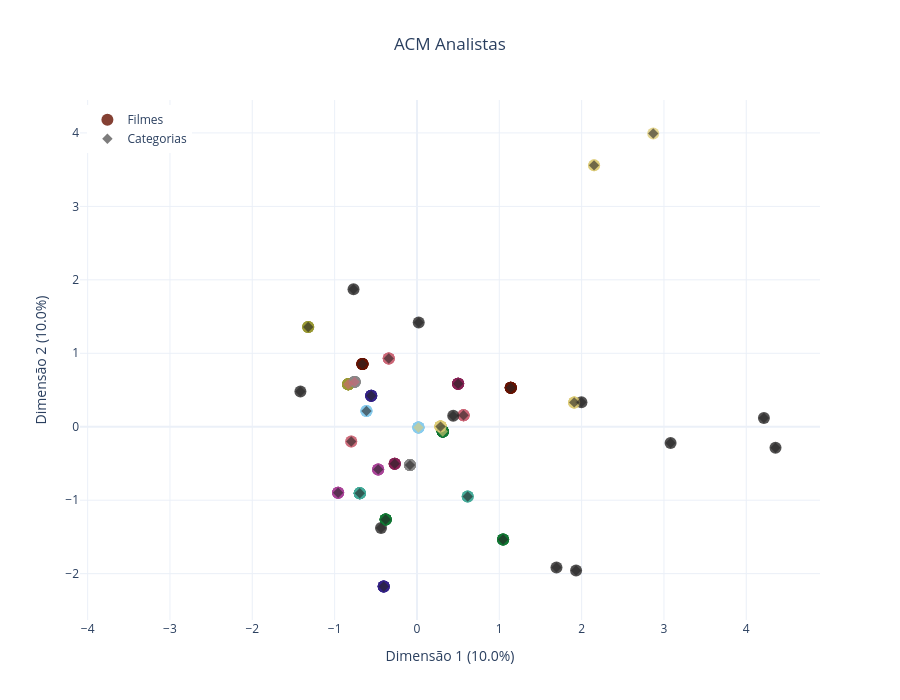
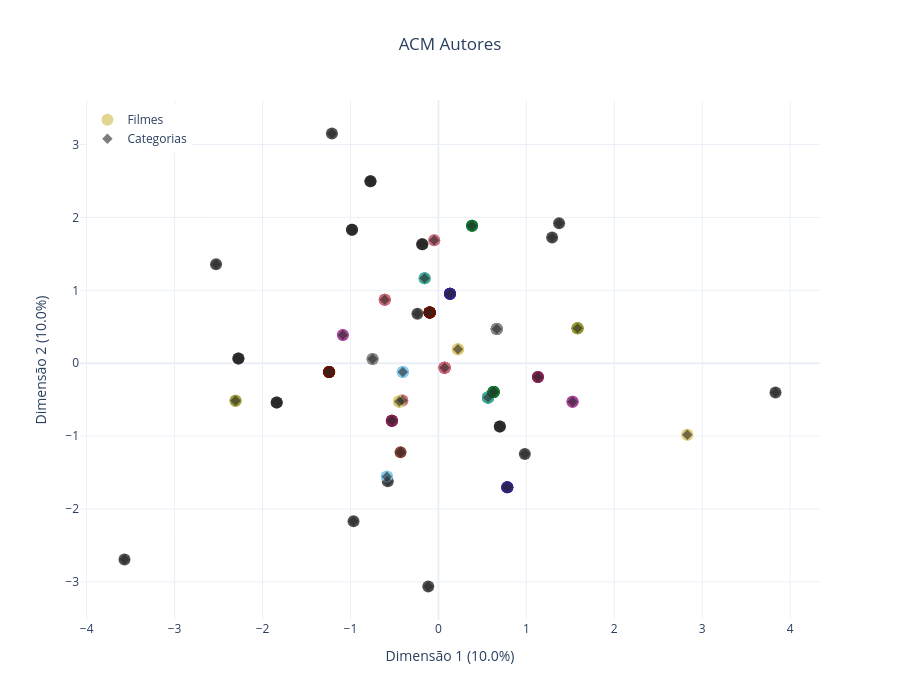
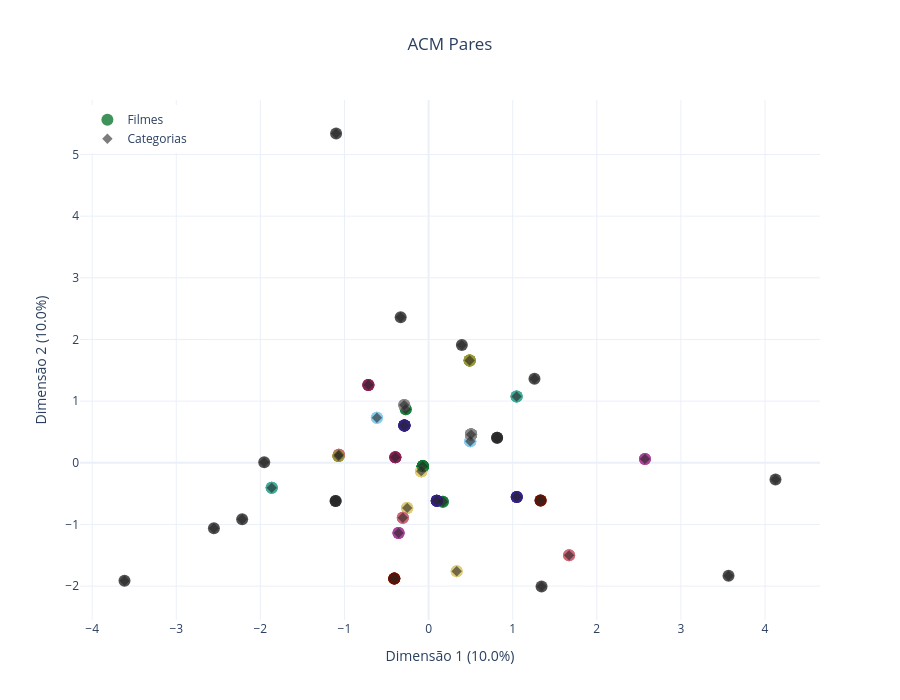
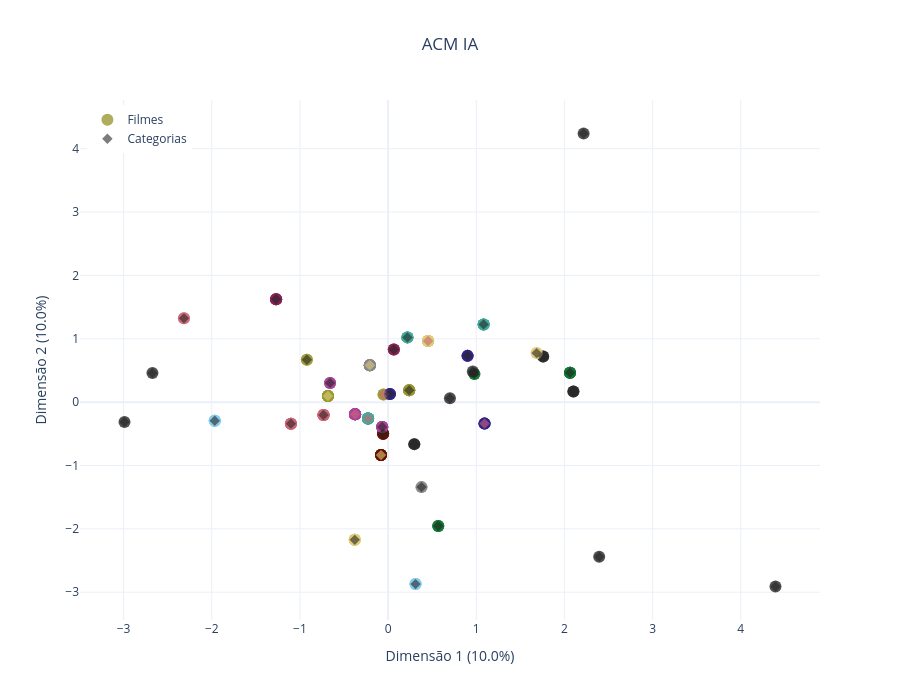

Source (notebook cell) for these figures, in order:
### Code cell
for dimension, df in dfs_categories.items():
    get_mca(df, dimension, df_titles, 'single')

### Figure 1 — Plotly figure (JSON) as saved in the notebook; plotly's stock layout.template omitted (floating-point values rounded to 4 significant figures; data arrays with more than 128 entries replaced by an {"elided": "..."} marker saying what was removed)
{"data": [{"hoverinfo": "text+x+y", "hovertext": {"elided": "167 str values"}, "marker": {"color": {"elided": "167 str values"}, "opacity": 0.8, "size": 12, "symbol": "circle"}, "mode": "markers", "name": "Filmes", "type": "scatter", "x": {"elided": "167 float values"}, "y": {"elided": "167 float values"}}, {"hoverinfo": "text+x+y", "hovertext": ["category__alimentação e tratamentos tradicionais", "category__ambiental", "category__arte", "category__crises e desastres ambientais e sociais", "category__cultural", "category__desinformação, populismo e polarização", "category__dinâmica urbana", "category__distopia, ficção científica e futuros imaginados", "category__educação e socialização", "category__estruturas sociais e econômicas", "category__família", "category__gênero e sexualidade", "category__linguagem e representação", "category__memória e patrimônio", "category__mobilidade", "category__moradia e habitação", "category__mulher, feminino e feminismo", "category__pandemia", "category__pessoas com deficiência", "category__poesia e ensaio", "category__política", "category__povos originários e comunidades tradicionais", "category__questão agrária e territorial", "category__religião, espiritualidade e cosmologias", "category__resistência e luta", "category__saudade, luto ou perda", "category__saúde", "category__saúde mental", "category__sistema penitenciário", "category__sociedade e consumo", "category__sonoridade e paisagem sonora", "category__tecnologia, inovação e sociedade", "category__territorialidade e colonialismo", "category__trabalho e ofício", "category__vida afetiva", "category__vida rural, vida no campo", "category__violência", "category__violências e preconceitos de gênero"], "marker": {"color": ["#272525", "rgb(221, 204, 119)", "#272525", "#272525", "#272525", "#272525", "#272525", "#272525", "#272525", "#272525", "#272525", "#272525", "#272525", "#272525", "#272525", "rgb(204, 102, 119)", "#272525", "#272525", "#272525", "rgb(204, 102, 119)", "#272525", "#272525", "#272525", "#272525", "#272525", "#272525", "#272525", "#272525", "#272525", "#272525", "#272525", "#272525", "#272525", "#272525", "rgb(221, 204, 119)", "#272525", "#272525", "#272525"], "opacity": 0.6, "size": 8, "symbol": "diamond"}, "mode": "markers", "name": "Categorias", "text": ["category__alimentação e tratamentos tradicionais", "category__ambiental", "category__arte", "category__crises e desastres ambientais e sociais", "category__cultural", "category__desinformação, populismo e polarização", "category__dinâmica urbana", "category__distopia, ficção científica e futuros imaginados", "category__educação e socialização", "category__estruturas sociais e econômicas", "category__família", "category__gênero e sexualidade", "category__linguagem e representação", "category__memória e patrimônio", "category__mobilidade", "category__moradia e habitação", "category__mulher, feminino e feminismo", "category__pandemia", "category__pessoas com deficiência", "category__poesia e ensaio", "category__política", "category__povos originários e comunidades tradicionais", "category__questão agrária e territorial", "category__religião, espiritualidade e cosmologias", "category__resistência e luta", "category__saudade, luto ou perda", "category__saúde", "category__saúde mental", "category__sistema penitenciário", "category__sociedade e consumo", "category__sonoridade e paisagem sonora", "category__tecnologia, inovação e sociedade", "category__territorialidade e colonialismo", "category__trabalho e ofício", "category__vida afetiva", "category__vida rural, vida no campo", "category__violência", "category__violências e preconceitos de gênero"], "textposition": "top center", "type": "scatter", "x": [0.6164, 0.3131, -0.9577, -0.4042, -0.08521, -3.552, -0.3803, 3.08, -0.6623, -1.416, 1.139, -1.321, -0.4365, -0.6134, -0.471, -0.7574, 0.4999, 0.2864, -0.7708, -0.8344, 1.695, 1.046, -0.2701, -0.5557, 0.4404, 1.998, 1.933, -0.6946, 2.87, 0.02129, 2.151, 4.214, 1.91, 0.5656, 0.01799, 4.355, -0.3427, -0.7982], "y": [-0.95, -0.06445, -0.8988, -2.175, -0.5225, 3.814, -1.262, -0.2213, 0.8545, 0.4803, 0.5295, 1.358, -1.378, 0.2143, -0.5809, 0.6108, 0.5846, 0.001999, 1.872, 0.5786, -1.915, -1.536, -0.5033, 0.4211, 0.1481, 0.3336, -1.958, -0.9058, 3.992, 1.42, 3.558, 0.1182, 0.3311, 0.1555, -0.01031, -0.2853, 0.9289, -0.2011]}], "layout": {"height": 700, "legend": {"x": 0.01, "y": 0.99}, "title": {"text": "ACM Analistas", "x": 0.5}, "width": 900, "xaxis": {"title": {"text": "Dimensão 1 (10.0%)"}}, "yaxis": {"title": {"text": "Dimensão 2 (10.0%)"}}}}

### Figure 2 — Plotly figure (JSON) as saved in the notebook; plotly's stock layout.template omitted (floating-point values rounded to 4 significant figures; data arrays with more than 128 entries replaced by an {"elided": "..."} marker saying what was removed)
{"data": [{"hoverinfo": "text+x+y", "hovertext": {"elided": "148 str values"}, "marker": {"color": {"elided": "148 str values"}, "opacity": 0.8, "size": 12, "symbol": "circle"}, "mode": "markers", "name": "Filmes", "type": "scatter", "x": {"elided": "148 float values"}, "y": {"elided": "148 float values"}}, {"hoverinfo": "text+x+y", "hovertext": ["category__alimentação e tratamentos tradicionais", "category__ambiental", "category__arte", "category__biografia", "category__corpo, performance e expressão", "category__crises e desastres ambientais e sociais", "category__cultural", "category__desinformação, populismo e polarização", "category__dinâmica urbana", "category__direitos humanos", "category__distopia, ficção científica e futuros imaginados", "category__educação e socialização", "category__estruturas sociais e econômicas", "category__gênero e sexualidade", "category__linguagem e representação", "category__memória e patrimônio", "category__mobilidade", "category__moradia e habitação", "category__mulher, feminino e feminismo", "category__pandemia", "category__pessoas com deficiência", "category__poesia e ensaio", "category__povos originários e comunidades tradicionais", "category__questão agrária e territorial", "category__recreação, lazer e entretenimento", "category__religião, espiritualidade e cosmologias", "category__resistência e luta", "category__saudade, luto ou perda", "category__saúde", "category__saúde mental", "category__sistema penitenciário", "category__sociedade e consumo", "category__solidão", "category__sonho e fantasia", "category__sonoridade e paisagem sonora", "category__tecnologia, inovação e sociedade", "category__territorialidade e colonialismo", "category__trabalho e ofício", "category__vida afetiva", "category__vida cotidiana", "category__vida rural, vida no campo", "category__violência", "category__violências e preconceitos de gênero"], "marker": {"color": ["#272525", "#272525", "#272525", "#272525", "#272525", "#272525", "#272525", "#272525", "#272525", "#272525", "#272525", "#272525", "#272525", "#272525", "#272525", "#272525", "#272525", "#272525", "#272525", "#272525", "#272525", "#272525", "#272525", "#272525", "#272525", "#272525", "#272525", "#272525", "#272525", "#272525", "#272525", "#272525", "#272525", "#272525", "#272525", "#272525", "#272525", "#272525", "#272525", "#272525", "#272525", "#272525", "#272525"], "opacity": 0.6, "size": 8, "symbol": "diamond"}, "mode": "markers", "name": "Categorias", "text": ["category__alimentação e tratamentos tradicionais", "category__ambiental", "category__arte", "category__biografia", "category__corpo, performance e expressão", "category__crises e desastres ambientais e sociais", "category__cultural", "category__desinformação, populismo e polarização", "category__dinâmica urbana", "category__direitos humanos", "category__distopia, ficção científica e futuros imaginados", "category__educação e socialização", "category__estruturas sociais e econômicas", "category__gênero e sexualidade", "category__linguagem e representação", "category__memória e patrimônio", "category__mobilidade", "category__moradia e habitação", "category__mulher, feminino e feminismo", "category__pandemia", "category__pessoas com deficiência", "category__poesia e ensaio", "category__povos originários e comunidades tradicionais", "category__questão agrária e territorial", "category__recreação, lazer e entretenimento", "category__religião, espiritualidade e cosmologias", "category__resistência e luta", "category__saudade, luto ou perda", "category__saúde", "category__saúde mental", "category__sistema penitenciário", "category__sociedade e consumo", "category__solidão", "category__sonho e fantasia", "category__sonoridade e paisagem sonora", "category__tecnologia, inovação e sociedade", "category__territorialidade e colonialismo", "category__trabalho e ofício", "category__vida afetiva", "category__vida cotidiana", "category__vida rural, vida no campo", "category__violência", "category__violências e preconceitos de gênero"], "textposition": "top center", "type": "scatter", "x": [0.1316, 0.6636, -2.529, -0.9655, -0.04789, 0.7835, -0.5859, 1.525, 1.582, -1.086, 0.3824, 1.132, 2.83, 0.2221, -2.307, -0.09935, -0.9827, -0.5758, -1.839, 0.5641, -0.4106, 0.6272, -0.5289, -3.57, -1.211, -0.7486, -2.274, -0.6104, -0.1155, -0.4453, -0.2387, -0.4307, -0.7726, 0.6983, -0.4047, 1.372, -0.1567, -1.243, 0.06996, -0.1835, 3.833, 1.293, 0.9827], "y": [0.9537, 0.4703, 1.359, -2.167, 1.688, -1.7, -1.556, -0.5276, 0.4788, 0.3877, 1.885, -0.1892, -0.9802, 0.1924, -0.5153, 0.6954, 1.831, -1.621, -0.5396, -0.4711, -0.5098, -0.3942, -0.7893, -2.692, 3.152, 0.05824, 0.06375, 0.8723, -3.063, -0.524, 0.6784, -1.221, 2.497, -0.8681, -0.121, 1.92, 1.166, -0.1205, -0.06175, 1.634, -0.4001, 1.725, -1.245]}], "layout": {"height": 700, "legend": {"x": 0.01, "y": 0.99}, "title": {"text": "ACM Autores", "x": 0.5}, "width": 900, "xaxis": {"title": {"text": "Dimensão 1 (10.0%)"}}, "yaxis": {"title": {"text": "Dimensão 2 (10.0%)"}}}}

### Figure 3 — Plotly figure (JSON) as saved in the notebook; plotly's stock layout.template omitted (floating-point values rounded to 4 significant figures; data arrays with more than 128 entries replaced by an {"elided": "..."} marker saying what was removed)
{"data": [{"hoverinfo": "text+x+y", "hovertext": {"elided": "148 str values"}, "marker": {"color": {"elided": "148 str values"}, "opacity": 0.8, "size": 12, "symbol": "circle"}, "mode": "markers", "name": "Filmes", "type": "scatter", "x": {"elided": "148 float values"}, "y": {"elided": "148 float values"}}, {"hoverinfo": "text+x+y", "hovertext": ["category__alimentação e tratamentos tradicionais", "category__ambiental", "category__amizade", "category__arte", "category__corpo, performance e expressão", "category__crises e desastres ambientais e sociais", "category__cultural", "category__desinformação, populismo e polarização", "category__dinâmica urbana", "category__distopia, ficção científica e futuros imaginados", "category__educação e socialização", "category__estruturas sociais e econômicas", "category__gênero e sexualidade", "category__linguagem e representação", "category__memória e patrimônio", "category__mobilidade", "category__moradia e habitação", "category__mulher, feminino e feminismo", "category__pandemia", "category__pessoas com deficiência", "category__poesia e ensaio", "category__política", "category__povos originários e comunidades tradicionais", "category__questão agrária e territorial", "category__religião, espiritualidade e cosmologias", "category__resistência e luta", "category__saudade, luto ou perda", "category__saúde mental", "category__sistema penitenciário", "category__sociedade e consumo", "category__sonho e fantasia", "category__sonoridade e paisagem sonora", "category__tecnologia, inovação e sociedade", "category__territorialidade e colonialismo", "category__trabalho e ofício", "category__vida afetiva", "category__vida cotidiana", "category__vida rural, vida no campo", "category__violências e preconceitos de gênero"], "marker": {"color": ["#272525", "#272525", "#272525", "#272525", "#272525", "#272525", "#272525", "#272525", "#272525", "#272525", "#272525", "#272525", "#272525", "#272525", "#272525", "#272525", "#272525", "#272525", "#272525", "#272525", "#272525", "#272525", "#272525", "#272525", "#272525", "#272525", "#272525", "#272525", "#272525", "#272525", "#272525", "#272525", "#272525", "#272525", "#272525", "#272525", "#272525", "#272525", "#272525"], "opacity": 0.6, "size": 8, "symbol": "diamond"}, "mode": "markers", "name": "Categorias", "text": ["category__alimentação e tratamentos tradicionais", "category__ambiental", "category__amizade", "category__arte", "category__corpo, performance e expressão", "category__crises e desastres ambientais e sociais", "category__cultural", "category__desinformação, populismo e polarização", "category__dinâmica urbana", "category__distopia, ficção científica e futuros imaginados", "category__educação e socialização", "category__estruturas sociais e econômicas", "category__gênero e sexualidade", "category__linguagem e representação", "category__memória e patrimônio", "category__mobilidade", "category__moradia e habitação", "category__mulher, feminino e feminismo", "category__pandemia", "category__pessoas com deficiência", "category__poesia e ensaio", "category__política", "category__povos originários e comunidades tradicionais", "category__questão agrária e territorial", "category__religião, espiritualidade e cosmologias", "category__resistência e luta", "category__saudade, luto ou perda", "category__saúde mental", "category__sistema penitenciário", "category__sociedade e consumo", "category__sonho e fantasia", "category__sonoridade e paisagem sonora", "category__tecnologia, inovação e sociedade", "category__territorialidade e colonialismo", "category__trabalho e ofício", "category__vida afetiva", "category__vida cotidiana", "category__vida rural, vida no campo", "category__violências e preconceitos de gênero"], "textposition": "top center", "type": "scatter", "x": [0.0975, 0.505, -1.099, -1.954, 0.8146, -0.4078, 0.3342, -0.3066, -1.071, 0.4953, -1.865, 1.67, -0.6145, 3.566, -0.2875, -0.2713, -2.217, 2.573, -0.08667, -3.615, -0.06924, -1.105, 1.331, -2.552, -0.3953, -0.2897, 1.046, 0.4882, 4.124, 0.3956, 1.343, -0.3573, 1.259, 1.048, -1.067, -0.2545, -0.7157, -0.3321, 0.1701], "y": [-0.6139, 0.4569, 5.34, 0.007105, 0.4043, -1.879, -1.758, -0.892, 0.1112, 0.3496, -0.4062, -1.501, 0.7297, -1.832, 0.6054, 0.8697, -0.9145, 0.0631, -0.1358, -1.914, -0.05642, -0.6186, -0.6117, -1.063, 0.08978, 0.9358, 1.076, 1.66, -0.2722, 1.909, -2.006, -1.139, 1.362, -0.553, 0.1316, -0.7319, 1.263, 2.36, -0.632]}], "layout": {"height": 700, "legend": {"x": 0.01, "y": 0.99}, "title": {"text": "ACM Pares", "x": 0.5}, "width": 900, "xaxis": {"title": {"text": "Dimensão 1 (10.0%)"}}, "yaxis": {"title": {"text": "Dimensão 2 (10.0%)"}}}}

### Figure 4 — Plotly figure (JSON) as saved in the notebook; plotly's stock layout.template omitted (floating-point values rounded to 4 significant figures; data arrays with more than 128 entries replaced by an {"elided": "..."} marker saying what was removed)
{"data": [{"hoverinfo": "text+x+y", "hovertext": {"elided": "167 str values"}, "marker": {"color": {"elided": "167 str values"}, "opacity": 0.8, "size": 12, "symbol": "circle"}, "mode": "markers", "name": "Filmes", "type": "scatter", "x": {"elided": "167 float values"}, "y": {"elided": "167 float values"}}, {"hoverinfo": "text+x+y", "hovertext": ["category__alimentação e tratamentos tradicionais", "category__ambiental", "category__amizade", "category__arte", "category__biografia", "category__corpo, performance e expressão", "category__crises e desastres ambientais e sociais", "category__cultural", "category__desinformação, populismo e polarização", "category__dinâmica urbana", "category__direitos humanos", "category__distopia, ficção científica e futuros imaginados", "category__educação e socialização", "category__estruturas sociais e econômicas", "category__gênero e sexualidade", "category__maternidade", "category__memória e patrimônio", "category__mobilidade", "category__moradia e habitação", "category__mulher, feminino e feminismo", "category__pandemia", "category__pessoas com deficiência", "category__poesia e ensaio", "category__política", "category__povos originários e comunidades tradicionais", "category__questão agrária e territorial", "category__reflexão", "category__religião, espiritualidade e cosmologias", "category__saudade, luto ou perda", "category__saúde mental", "category__sociedade e consumo", "category__solidão", "category__sonoridade e paisagem sonora", "category__tecnologia, inovação e sociedade", "category__territorialidade e colonialismo", "category__trabalho e ofício", "category__vida afetiva", "category__vida cotidiana", "category__violência", "category__violências e preconceitos de gênero"], "marker": {"color": ["#272525", "rgb(204, 102, 119)", "#272525", "rgb(204, 102, 119)", "#272525", "#272525", "#272525", "#272525", "#272525", "#272525", "#272525", "#272525", "rgb(221, 204, 119)", "#272525", "#272525", "#272525", "#272525", "#272525", "#272525", "#272525", "#272525", "#272525", "rgb(204, 102, 119)", "#272525", "#272525", "#272525", "#272525", "rgb(221, 204, 119)", "#272525", "rgb(221, 204, 119)", "#272525", "rgb(204, 102, 119)", "#272525", "#272525", "rgb(204, 102, 119)", "#272525", "#272525", "#272525", "#272525", "#272525"], "opacity": 0.6, "size": 8, "symbol": "diamond"}, "mode": "markers", "name": "Categorias", "text": ["category__alimentação e tratamentos tradicionais", "category__ambiental", "category__amizade", "category__arte", "category__biografia", "category__corpo, performance e expressão", "category__crises e desastres ambientais e sociais", "category__cultural", "category__desinformação, populismo e polarização", "category__dinâmica urbana", "category__direitos humanos", "category__distopia, ficção científica e futuros imaginados", "category__educação e socialização", "category__estruturas sociais e econômicas", "category__gênero e sexualidade", "category__maternidade", "category__memória e patrimônio", "category__mobilidade", "category__moradia e habitação", "category__mulher, feminino e feminismo", "category__pandemia", "category__pessoas com deficiência", "category__poesia e ensaio", "category__política", "category__povos originários e comunidades tradicionais", "category__questão agrária e territorial", "category__reflexão", "category__religião, espiritualidade e cosmologias", "category__saudade, luto ou perda", "category__saúde mental", "category__sociedade e consumo", "category__solidão", "category__sonoridade e paisagem sonora", "category__tecnologia, inovação e sociedade", "category__territorialidade e colonialismo", "category__trabalho e ofício", "category__vida afetiva", "category__vida cotidiana", "category__violência", "category__violências e preconceitos de gênero"], "textposition": "top center", "type": "scatter", "x": [-0.3782, -0.3746, 0.9608, 0.4536, 0.3113, -1.102, -1.27, 0.9014, 0.379, -0.05628, 4.394, -1.966, -0.6824, -2.99, 0.2395, 2.394, 0.5691, -0.9213, 2.102, -0.7326, 0.2192, 2.217, -0.2276, 0.06491, -0.06668, 0.7012, -2.315, -0.08026, 0.9788, -0.2073, 1.759, 1.094, 1.685, -2.673, -0.05172, 2.063, -0.6579, 1.083, 0.02073, 0.2971], "y": [-2.174, -0.1928, 0.4827, 0.9641, -2.872, -0.3398, 1.624, 0.7303, -1.341, -0.4979, -2.91, -0.2931, 0.09774, -0.3129, 0.1882, -2.44, -1.956, 0.669, 0.1689, -0.2023, 1.022, 4.24, -0.2582, 0.8302, -0.3932, 0.06107, 1.323, -0.836, 0.4426, 0.583, 0.7189, -0.339, 0.7742, 0.46, 0.1208, 0.4654, 0.3037, 1.227, 0.1273, -0.6628]}], "layout": {"height": 700, "legend": {"x": 0.01, "y": 0.99}, "title": {"text": "ACM IA", "x": 0.5}, "width": 900, "xaxis": {"title": {"text": "Dimensão 1 (10.0%)"}}, "yaxis": {"title": {"text": "Dimensão 2 (10.0%)"}}}}
